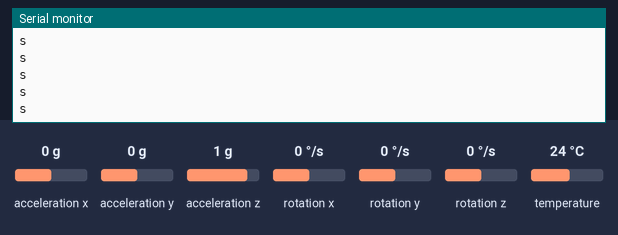
Recording of a sketch running on a simulated ESP8266 (NodeMCU). Shown: the last lines printed to the serial monitor. Inputs (shaded band) come from the test bench; at power-on: acceleration x 0 g, acceleration y 0 g, acceleration z 1 g, rotation x 0 °/s, rotation y 0 °/s, rotation z 0 °/s, temperature 24 °C. WiFi joins after 1.5 s; servers stay silent unless stated.

Above: at 2.8 s.
2.9 s: acceleration x set to -1.4 g
At 3.9 s:
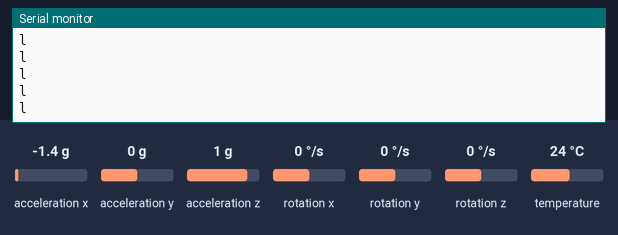
4.8 s: acceleration y set to -1.4 g
At 5.3 s:
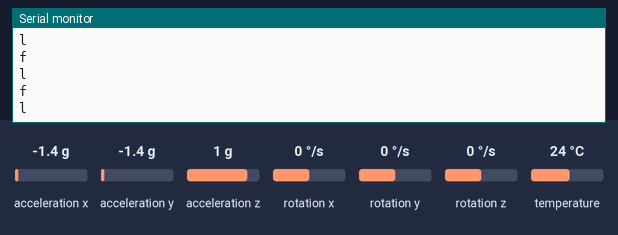
6.3 s: acceleration x set to 0.8 g
At 7.1 s:
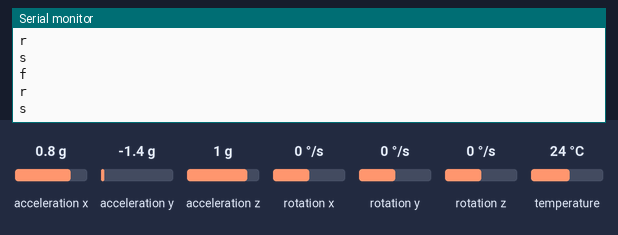
7.8 s: acceleration y set to 0.8 g
At 8.5 s:
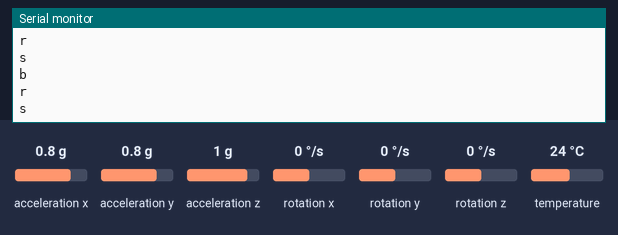

The sketch:

ESP_Palm_Control_Client.ino
```cpp
#include <ESP8266WiFi.h>
#include <WiFiUdp.h>
#include <Adafruit_MPU6050.h>
#include <Adafruit_Sensor.h>
#include <Wire.h>

Adafruit_MPU6050 mpu;

float ax, ay, az, G;

// Set WiFi credentials
#define WIFI_SSID "TheOtherESP"
#define WIFI_PASS "flashmeifyoucan"

// UDP
WiFiUDP UDP;
IPAddress remote_IP(192,168,4,1);
#define UDP_PORT 4210

void setup() {

  // Setup IO
  //pinMode(2, INPUT);

  // Setup serial port
  Serial.begin(115200);
  Serial.println();

  while (!Serial) {
    delay(10); // will pause Zero, Leonardo, etc until serial console opens
  }

  // Try to initialize!
  if (!mpu.begin()) {
    Serial.println("Failed to find MPU6050 chip");
    while (1) {
      delay(10);
    }
  }

  mpu.setAccelerometerRange(MPU6050_RANGE_16_G);
  mpu.setGyroRange(MPU6050_RANGE_250_DEG);
  mpu.setFilterBandwidth(MPU6050_BAND_21_HZ);
  Serial.println("");
  delay(100);

  // Begin WiFi
  WiFi.begin(WIFI_SSID, WIFI_PASS);
  WiFi.mode(WIFI_STA);

  // Connecting to WiFi...
  Serial.print("Connecting to ");
  Serial.print(WIFI_SSID);
  // Loop continuously while WiFi is not connected
  while (WiFi.status() != WL_CONNECTED)
  {
    delay(100);
    Serial.print(".");
  }

  // Connected to WiFi
  Serial.println();
  Serial.print("Connected! IP address: ");
  Serial.println(WiFi.localIP());

  // Begin UDP port
  UDP.begin(UDP_PORT);
  Serial.print("Opening UDP port ");
  Serial.println(UDP_PORT);

}

void loop() {

  // Read button
  //char buttonState = digitalRead(2);

  sensors_event_t a, g, temp;
  mpu.getEvent(&a, &g, &temp);

  ax = a.acceleration.x;
  ay = a.acceleration.y;
  az = a.acceleration.z;

  G = 12;

  UDP.beginPacket(remote_IP, UDP_PORT);

  if (-ay > G*sin(38))// && az < g*cos(40) && abs(ax) < g/4)
  {
	UDP.write("f");
  Serial.println("f");
  }

  if (ay > G*sin(38))// && az < g*cos(40) && abs(ax) < g/4)
  {
	UDP.write("b");
  Serial.println("b");
  }

  if (ax > G*sin(38))// && az < g*cos(40) && abs(ay) < g/4)
  {
	UDP.write("r");
  Serial.println("r");
  }

  if (-ax > G*sin(38))// && az < g*cos(40) && abs(ay) < g/4)
  {
	UDP.write("l");
  Serial.println("l");
  }

  else
  {
  UDP.write("s");
  Serial.println("s");
  }

  // Send Packet
  //UDP.write(buttonState);
  UDP.endPacket();
  delay(10);

}
```

Measured:
- after the input at 2.9 s, the serial monitor: prints a new line at once (image 1)
- after the input at 4.8 s, the serial monitor: prints a new line at once (image 2)
- after the input at 6.3 s, the serial monitor: prints a new line at once (image 3)
- after the input at 7.8 s, the serial monitor: prints a new line at once (image 4)
